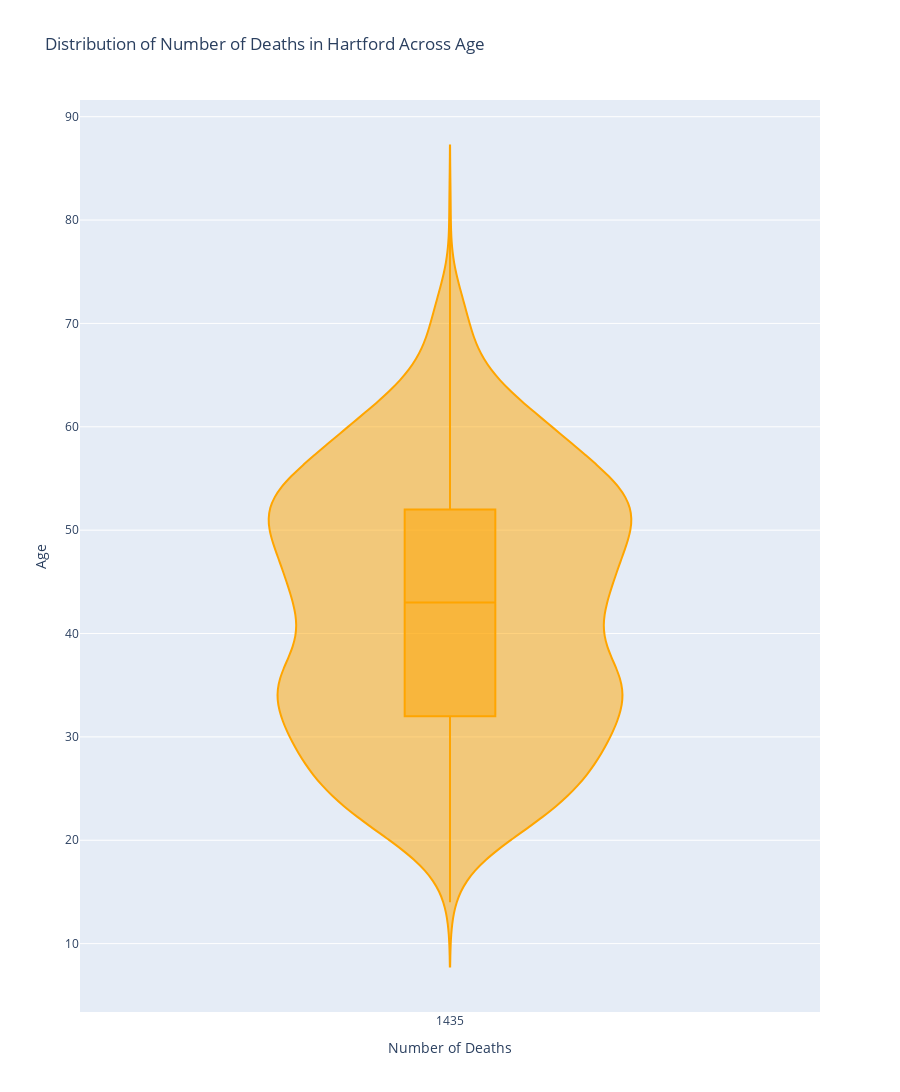

The cell this chart's notebook holds for it:
### Code cell
# Filter data for Hartford
hartford_data = df[df['DeathCounty'] == 'HARTFORD']

# Create the violin plot
fig = px.violin(hartford_data,
                y="Age",  # Dependent variable
                x="num_of_deaths_in_county",  # Independent variable
                box=True,  # Include box plot inside the violin
                points=False,  # Display individual data points
                title="Distribution of Number of Deaths in Hartford Across Age",
                color_discrete_sequence=["orange"])  # Customize color

# Update layout
fig.update_layout(
    xaxis_title="Number of Deaths",
    yaxis_title="Age",
    showlegend=False,
    height=1400
)

# Show the plot
fig.show()

### Figure 1 — Plotly figure (JSON) as saved in the notebook; plotly's stock layout.template omitted (floating-point values rounded to 4 significant figures; data arrays with more than 128 entries replaced by an {"elided": "..."} marker saying what was removed)
{"data": [{"alignmentgroup": "True", "box": {"visible": true}, "hovertemplate": "num_of_deaths_in_county=%{x}<br>Age=%{y}<extra></extra>", "legendgroup": "", "marker": {"color": "orange"}, "name": "", "offsetgroup": "", "orientation": "v", "points": false, "scalegroup": "True", "showlegend": false, "type": "violin", "x": {"elided": "1435 int values"}, "x0": " ", "xaxis": "x", "y": {"elided": "1435 int values"}, "y0": " ", "yaxis": "y"}], "layout": {"height": 1400, "legend": {"tracegroupgap": 0}, "showlegend": false, "title": {"text": "Distribution of Number of Deaths in Hartford Across Age"}, "violinmode": "group", "xaxis": {"anchor": "y", "domain": [0, 1], "title": {"text": "Number of Deaths"}}, "yaxis": {"anchor": "x", "domain": [0, 1], "title": {"text": "Age"}}}}
